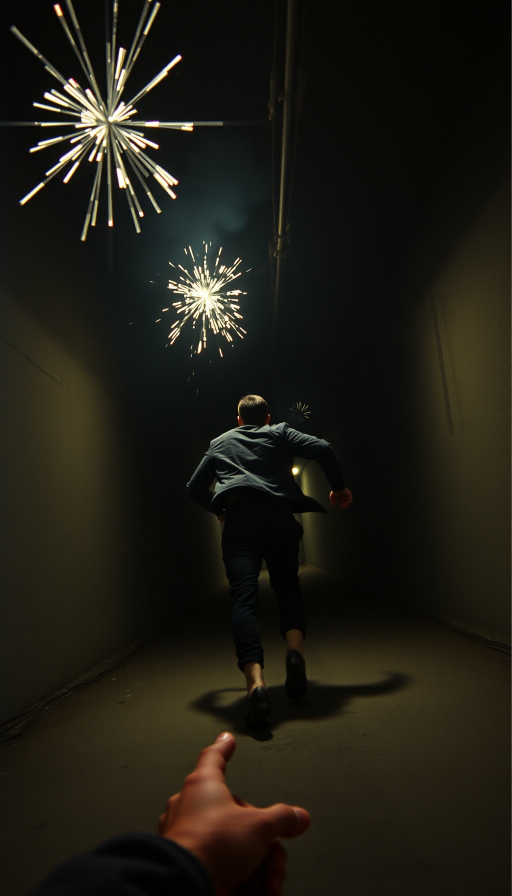
#> input picture hyperframes_poc/assets/plan_1.jpg, 1024 x 1792 px (shown at 1/2 size); its folder holds only this picture in this run
$ python -i images.py   (imports and definitions only)
#> lines starting #> are read from the running program, lines starting #| are printed output that depends on the picture
"""Traitement d'image : normalisation 1080×1920, noir et blanc, fonds de secours."""

import os
import random
import shutil
from usine.media.config import FORCE_MONOCHROME_MEDIA, FORMATS_IMAGE, TARGET_H, TARGET_W
from usine.media.validation import image_est_trop_noire


# ═══════════════════════════════════════════════════════════════════════════════
#  NORMALISATION & NETTOYAGE
# ═══════════════════════════════════════════════════════════════════════════════
def appliquer_noir_blanc_vhs(img):
    """Convertit tout média en noir et blanc contrasté avec une texture analogique légère."""
    if not FORCE_MONOCHROME_MEDIA:
        return img
    from PIL import Image, ImageDraw, ImageEnhance

    img = img.convert("L")
    img = ImageEnhance.Contrast(img).enhance(1.38)
    img = ImageEnhance.Brightness(img).enhance(0.94)
    img = img.convert("RGB")

    noise = Image.effect_noise(img.size, 18).convert("L")
    img = Image.blend(img, noise.convert("RGB"), 0.055)
    draw = ImageDraw.Draw(img, "RGBA")
    w, h = img.size
    for y in range(0, h, 5):
        draw.line([(0, y), (w, y)], fill=(0, 0, 0, 24))
    for y in range(0, h, 143):
        draw.rectangle([0, y, w, y + 2], fill=(235, 235, 235, 18))
    return img


def normaliser_image(chemin_jpg: str) -> bool:
    """Force l'image à exactement TARGET_W × TARGET_H.
    L'image originale reste entière, centrée, sur une version cover floutée.
    C'est volontairement plus lisible qu'un crop-cover qui coupe le sujet.
    """
#> called with chemin_jpg = '../../hyperframes_poc/assets/plan_1.jpg'
    try:
        from PIL import Image, ImageEnhance, ImageFilter
    except ImportError:
        print("      ⚠️ PIL ou ImageFilter non installé -> skip normalisation")
        return False

    try:
        with Image.open(chemin_jpg, formats=FORMATS_IMAGE) as im:
#> im is the input picture: PIL image 1024x1792 RGB; mean R, G, B 30.4, 28.3, 19.5
            w, h = im.size
#> w = 1024; h = 1792
            # Déterminer la méthode d'échantillonnage de manière compatible PIL ancienne et moderne
            resample_filter = getattr(Image, "Resampling", Image).LANCZOS
            im = im.convert("RGB")

            scale_bg = max(TARGET_W / w, TARGET_H / h)
#> scale_bg = 1.07
            bg_w = int(round(w * scale_bg))
#> bg_w = 1097
            bg_h = int(round(h * scale_bg))
#> bg_h = 1920
            bg_resized = im.resize((bg_w, bg_h), resample_filter)
            bg_left = (bg_w - TARGET_W) // 2
#> bg_left = 8
            bg_top = (bg_h - TARGET_H) // 2
#> bg_top = 0
            bg_cropped = bg_resized.crop(
                (bg_left, bg_top, bg_left + TARGET_W, bg_top + TARGET_H)
            )
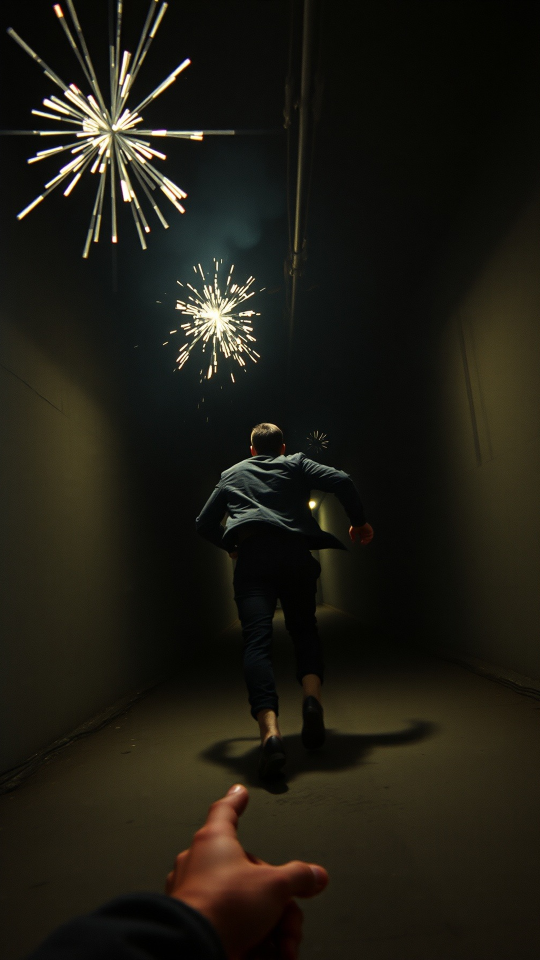
#> bg_cropped: PIL image 1080x1920 RGB (shown at 1/2 size); mean R, G, B 30.3, 28.2, 19.5
            bg_blurred = bg_cropped.filter(ImageFilter.GaussianBlur(radius=46))
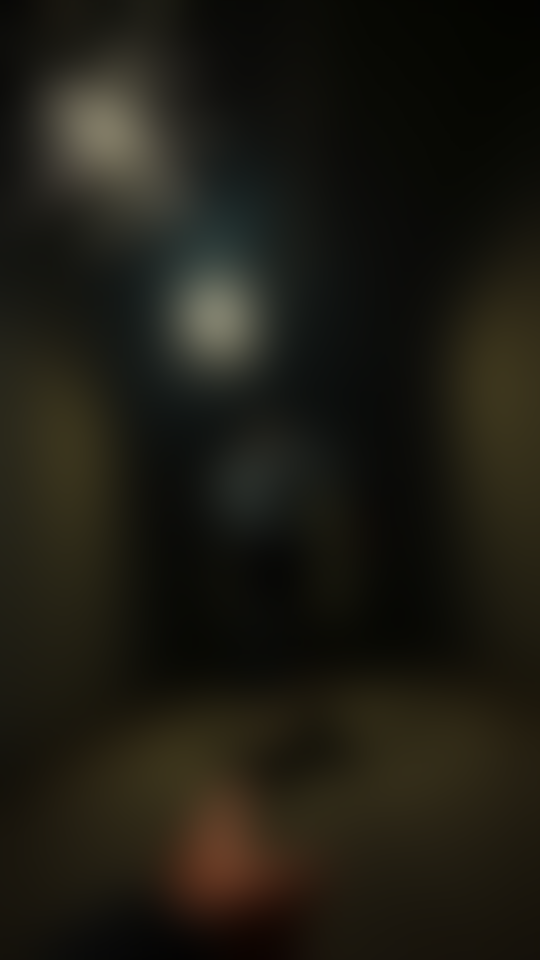
#> bg_blurred: PIL image 1080x1920 RGB (shown at 1/2 size); mean R, G, B 30.2, 28.2, 19.5
            bg_blurred = bg_blurred.point(lambda px: int(px * 0.72))
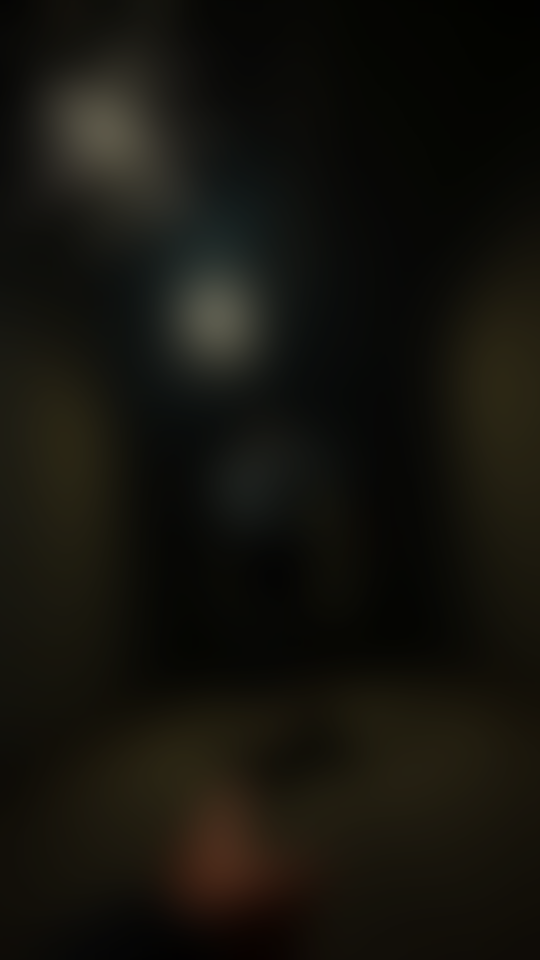
#> bg_blurred: PIL image 1080x1920 RGB (shown at 1/2 size); mean R, G, B 21.3, 19.8, 13.5

            scale_fit = min(TARGET_W / w, TARGET_H / h)
#> scale_fit = 1.05
            fit_w = max(1, int(round(w * scale_fit)))
#> fit_w = 1080
            fit_h = max(1, int(round(h * scale_fit)))
#> fit_h = 1890
            fit_resized = im.resize((fit_w, fit_h), resample_filter)

            result = Image.new("RGB", (TARGET_W, TARGET_H))
#> result: PIL image 1080x1920 RGB; every value is 0
            result.paste(bg_blurred, (0, 0))
            paste_x = (TARGET_W - fit_w) // 2
#> paste_x = 0
            paste_y = (TARGET_H - fit_h) // 2
#> paste_y = 15
            result.paste(fit_resized, (paste_x, paste_y))
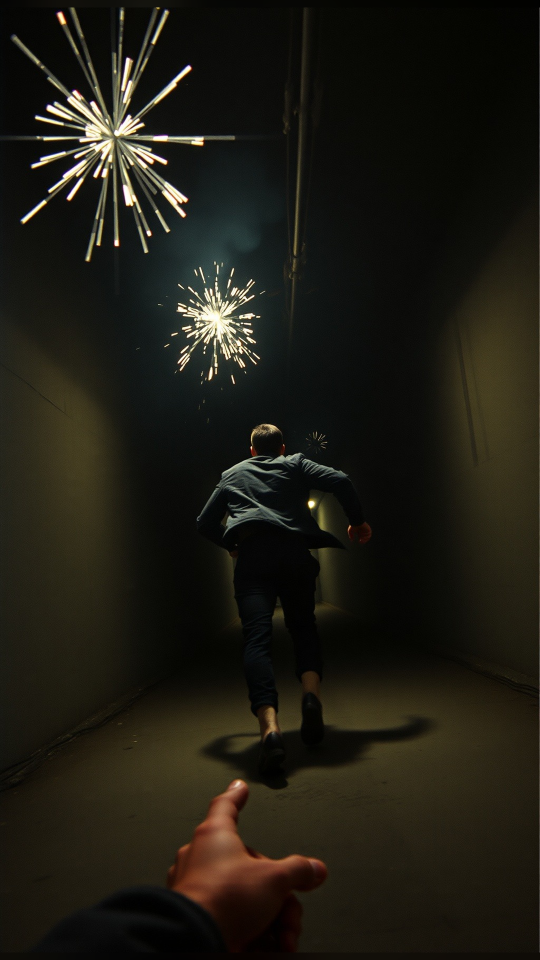
#> result: PIL image 1080x1920 RGB (shown at 1/2 size); mean R, G, B 30, 27.9, 19.3
            result = appliquer_noir_blanc_vhs(result)
            result = ImageEnhance.Contrast(result).enhance(1.04)
            result = result.filter(
                ImageFilter.UnsharpMask(radius=1.25, percent=120, threshold=3)
            )

            result.save(chemin_jpg, format="JPEG", quality=95, optimize=True)
            print(
                f"      📐 [Center-Fit + Blur + Sharp] Normalisé : {w}×{h} → {TARGET_W}×{TARGET_H}"
            )
#|       📐 [Center-Fit + Blur + Sharp] Normalisé : 1024×1792 → 1080×1920
            return True
    except Exception as e:
        print(f"      ⚠️ Normalisation échouée : {str(e)[:100]}")
        return False


# [131 lines left out: functions reutiliser_media_backup, creer_fond_noir, creer_reconstitution_locale, not called in this run]

>>> result = normaliser_image('../../hyperframes_poc/assets/plan_1.jpg')

$ run again, on hyperframes_poc/assets/plan_2.jpg
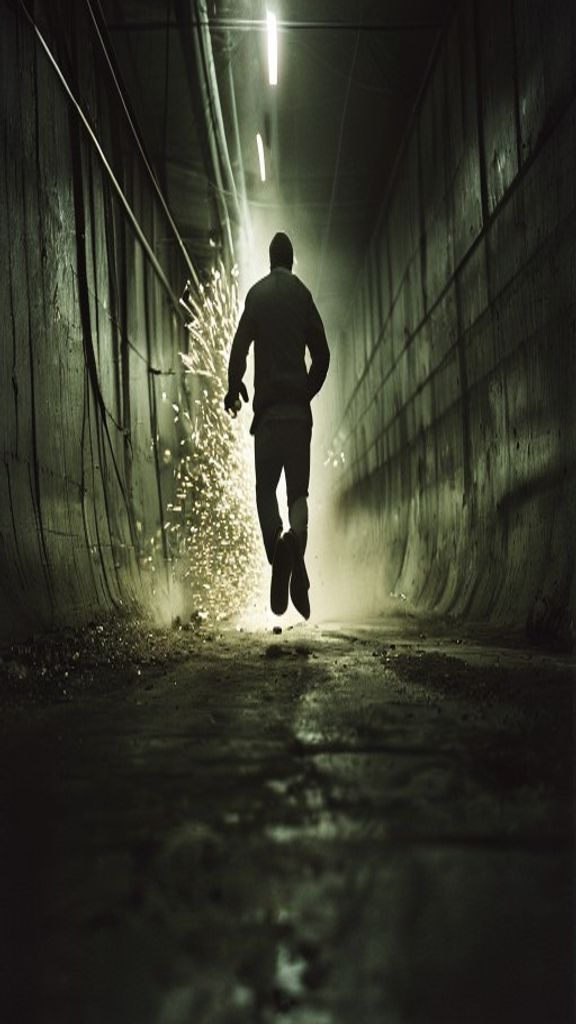
#> input picture hyperframes_poc/assets/plan_2.jpg, 576 x 1024 px
#> in normaliser_image, im is the input picture: PIL image 576x1024 RGB; mean R, G, B 56.4, 57.6, 44.7
#> in normaliser_image, `bg_blurred = bg_cropped.filter(ImageFilter.GaussianBlur(radius=46))`:
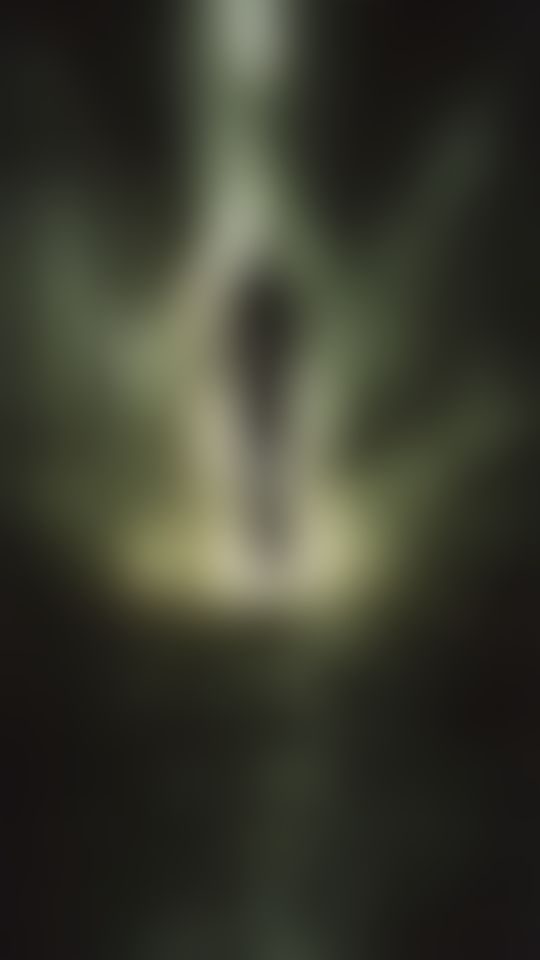
#> bg_blurred: PIL image 1080x1920 RGB (shown at 1/2 size); mean R, G, B 56.4, 57.6, 44.7
#> in normaliser_image, `bg_blurred = bg_blurred.point(lambda px: int(px * 0.72))`:
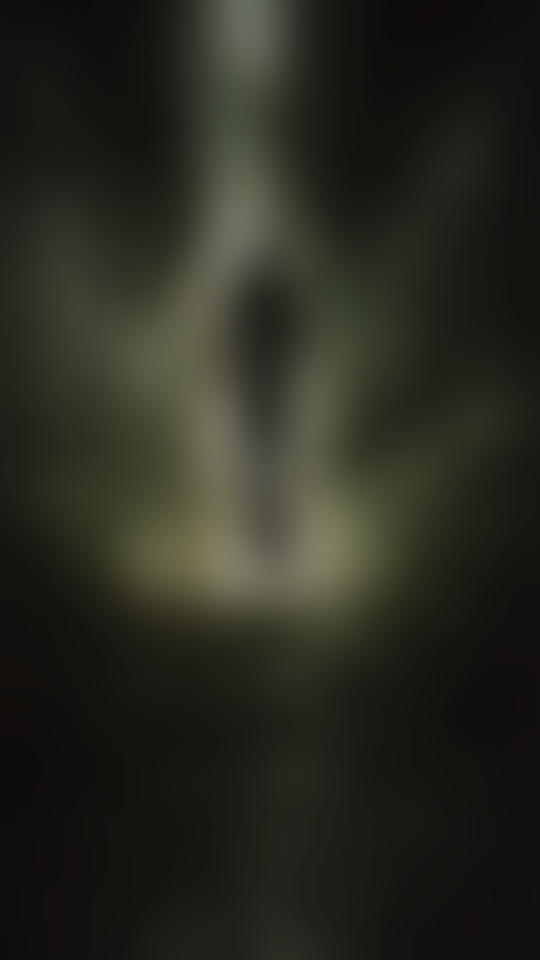
#> bg_blurred: PIL image 1080x1920 RGB (shown at 1/2 size); mean R, G, B 40.1, 41, 31.7
#|       📐 [Center-Fit + Blur + Sharp] Normalisé : 576×1024 → 1080×1920
